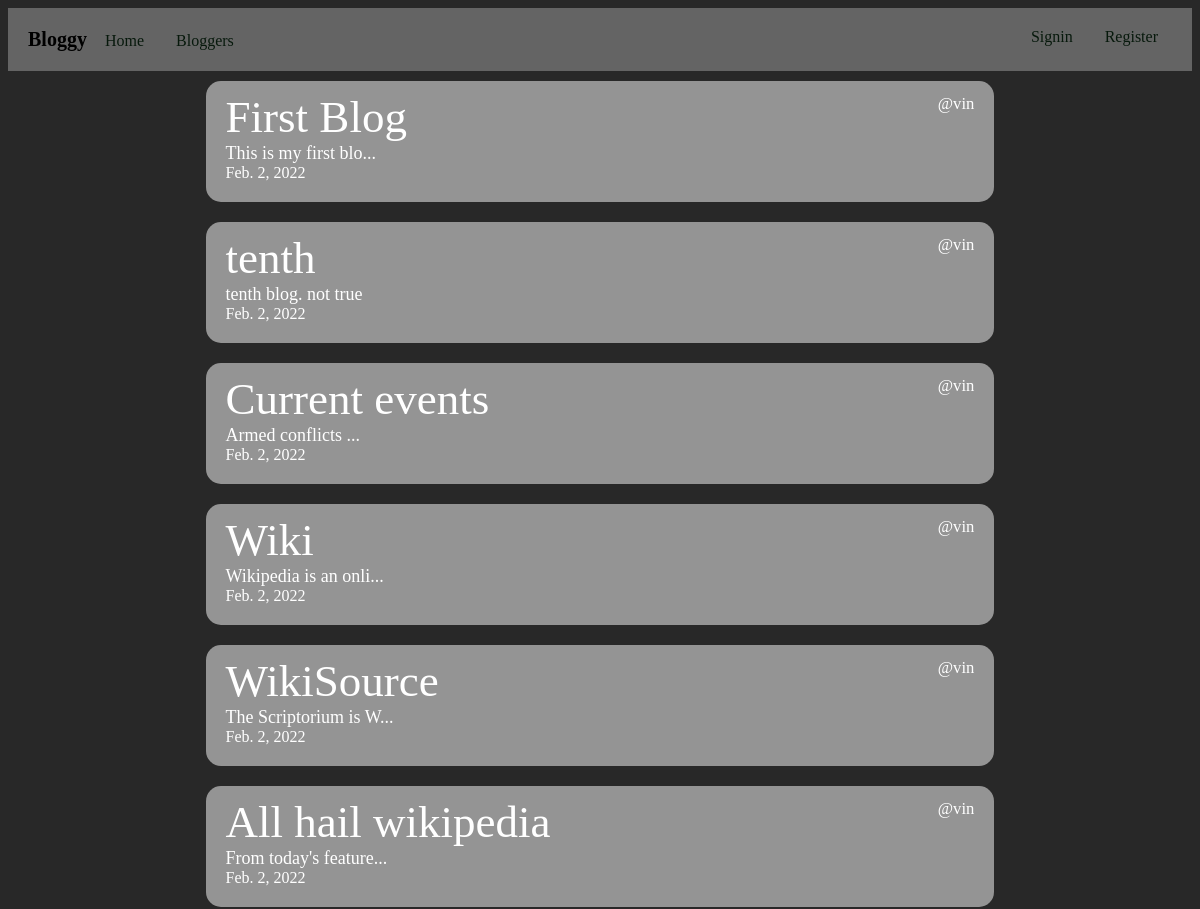
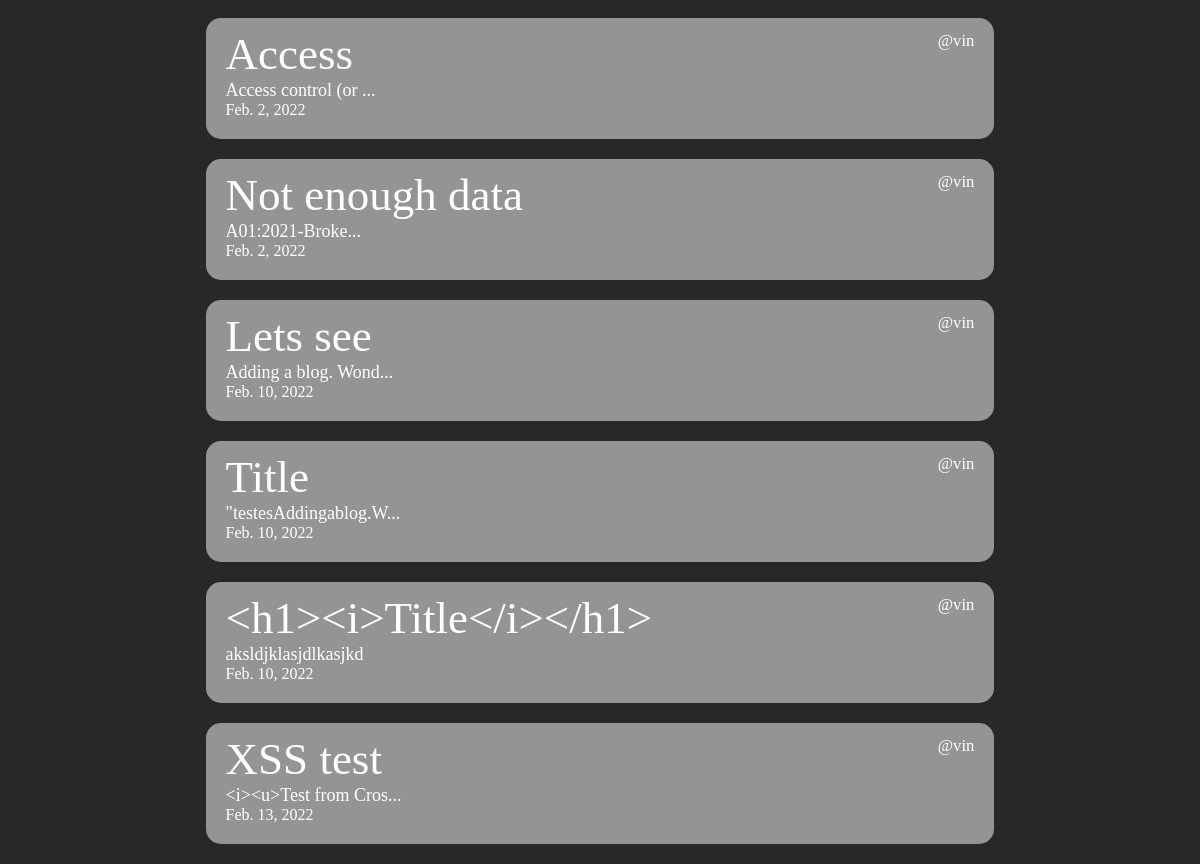
/we_blog/user_blogs/1, run on an earlier commit of the app's database (2 pictures, top to bottom).
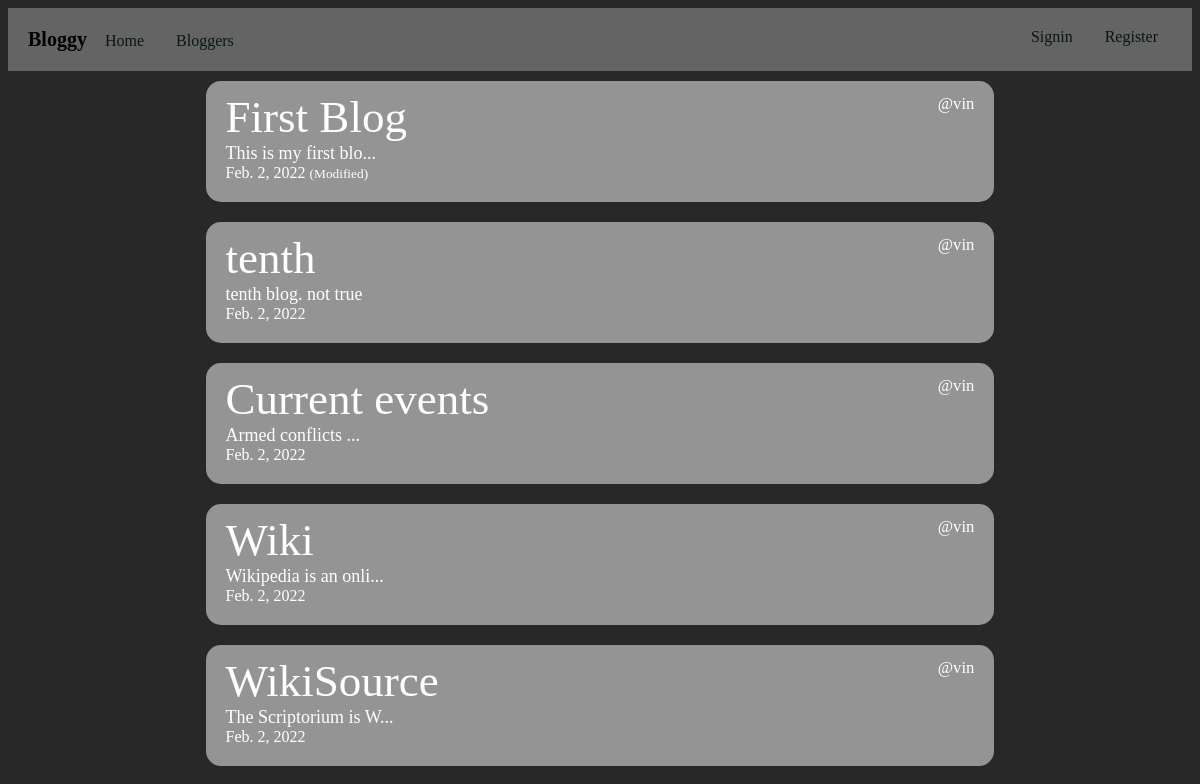
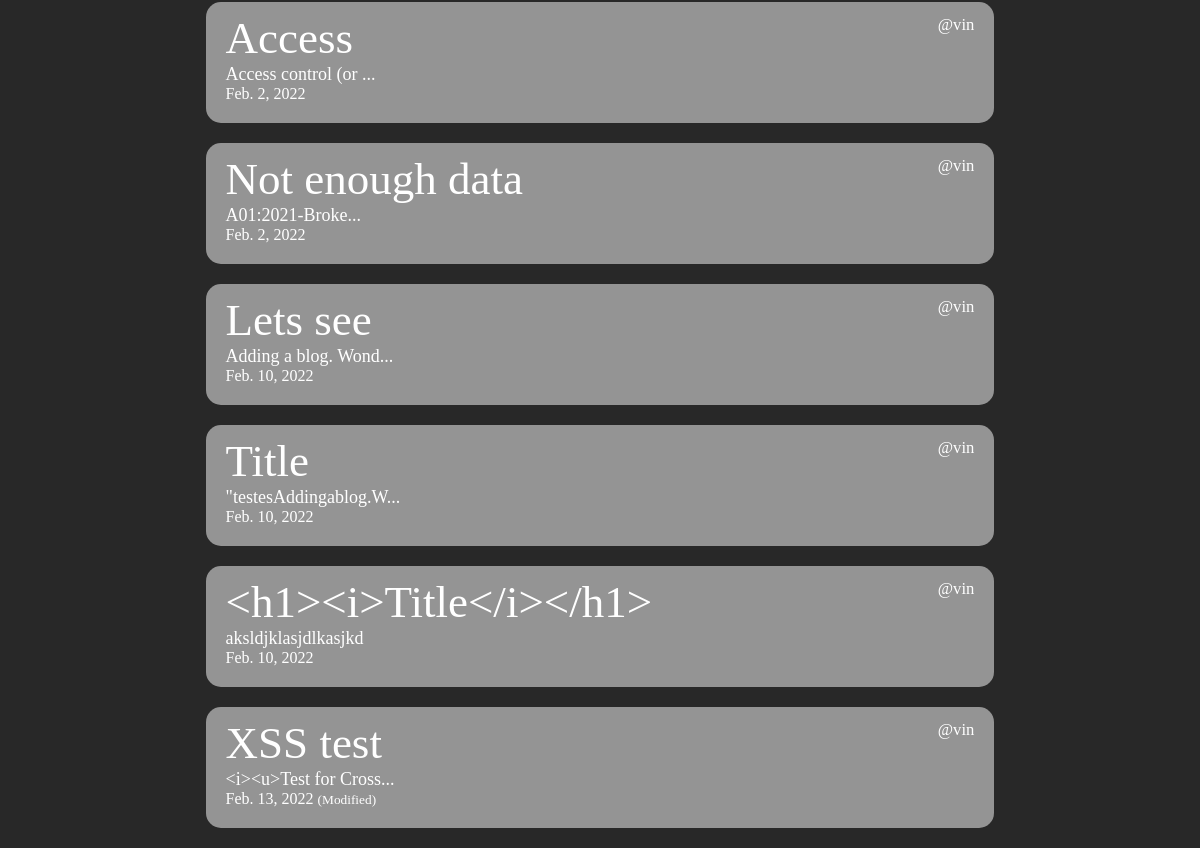
And on a later commit of the database (2 pictures, top to bottom).
### we_blog/models.py (models this page shows, shortened)
class OurBlog(models.Model):
    writer = models.ForeignKey(User, on_delete=models.CASCADE)
    heading = models.CharField(max_length=30, null=False)
    content = models.CharField(max_length=3000, null=False)
    created_date = models.DateField(auto_now_add=True)
    modified_date = models.DateField(auto_now=True)

### we_blog/views.py (the view)
# urls.py: path('user_blogs/<int:u_id>', views.user_blogs, name='user_blogs'),
def user_blogs(request, u_id):
    b_logs = OurBlog.objects.filter(writer__id=u_id)
    return render(request, 'general/user_blogs.html', {'blogs': b_logs})

### we_blog/templates/general/user_blogs.html (shortened to what this page needs)
{% extends 'core/core.html' %}
{% block body %}
{% for blog in blogs %}
    <div class="jumbotron">
        <div class="blog">
            <div class="writer"><small>@{{blog.writer}}</small></div>
            <div class="heading">
                <a class="show_blog" href="{% url 'show_blog' b_id=blog.id %}">
                    <div class="heading">{{blog.heading}}</div>
                </a>
            </div>
            <div class="content">
                {% if blog.content|length > 20 %}
                    {{ blog.content|slice:":20" }}...
                {% else %}
                    {{blog.content}}
                {% endif %}
            </div>
            <div class="created_date">
                {{blog.created_date}}
                {% if blog.created_date != blog.modified_date %}
                    <small>(Modified)</small>
                {% endif %}
            </div>
        </div>
    </div>
{% endfor %}
{% endblock body %}

### we_blog/templates/core/core.html (shortened to what this page needs)
<!DOCTYPE html>
{% load static %}
<html lang="en">
<head>
    <link rel="stylesheet" href="{% static 'css/style.css' %}">
</head>
<body>
    <div class="navbar">
        <big>Bloggy</big>
        <a href="{% url 'home' %}">Home</a>
        <a href="{% url 'bloggers' %}">Bloggers</a>
        <section style="float:right">
            {% if user.is_authenticated %}
                <a href="{% url 'profile' u_id=user.id %}">Profile: {{user.username}}</a>|<a href="{% url 'signout' %}">Logout</a>
            {% else %}
            <a href="{% url 'signin' %}">Signin</a>
            <a href="{% url 'register' %}">Register</a>
            {% endif %}
        </section>
    </div>
    <div class="container">
        {% block body %}
        {% endblock body %}
    </div>
</body>
</html>

### static/css/style.css (style rules this page uses)
body { background-color: rgb(40,40,40); }
.container { width: 70%; margin: 0px auto 0px; color: white; }
.jumbotron { background-color: rgba(255,255,255, 0.5); margin: 10px 20px 20px; padding: 10px 20px 20px; border-radius: 15px; font-family: 'Times New Roman', Times, serif; }
a { text-decoration: none; margin: 5px; padding: 9px; color: rgb(7,25,12); border-radius: 9px; }
.navbar { padding: 20px; background-color: rgb(100,100,100); position: sticky; top:0px; }
.heading { font-size: 45px; }
.writer { font-size: 20px; float: right; }
.content { font-size: 18px; }
big { font-size: 20px; color: black; font-weight: bolder; }
.show_blog { margin: 0px; padding: 0px; color: white; }

What changed in the data, as far as the page shows it:
removed OurBlog: writer "vin", heading "All hail wikipedia", content "From today's feature", created_date "Feb. 2, 2022"
changed OurBlog "First Blog": now shows "(Modified)"
changed OurBlog "XSS test": content "<i><u>Test from Cros" → "<i><u>Test for Cross"; now shows "(Modified)"
